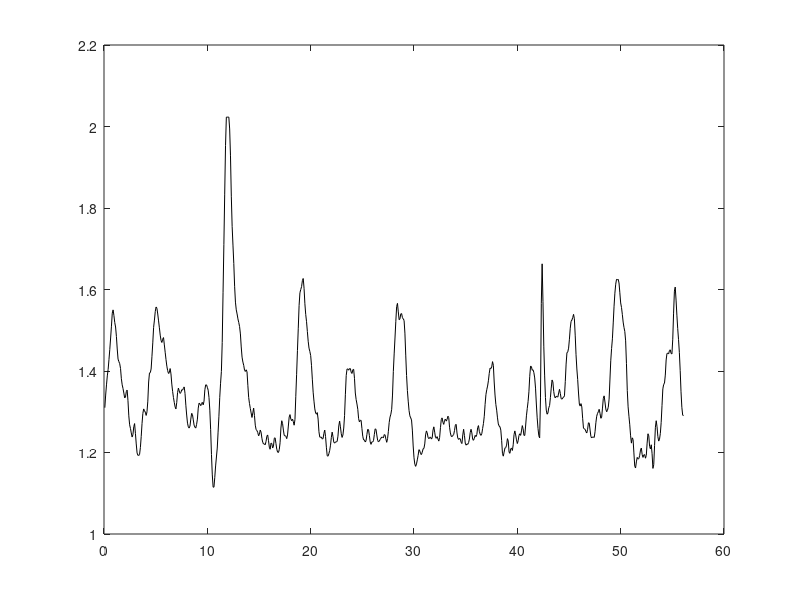

Here is the MATLAB script that generated this plot: (Note: this script raises an error after producing the figure.)
% Example 8.5 Apply a rectangular window lowpass filter to the noisey
%   respiratory signal. Show the signal before and after
%   filtering with 65 coefficients.  Use a Blackman
%   window to truncate the filter's impulse response.  
%
close all; clear all;
load Resp;                  % Get data includes sampleing freqeuncy (fs)
N = length(resp);           % Get data length
fs = 12.5;                  % Sample freqeuncy
t = (1:N)/fs;               % Time vector for plotting
L = 65;                     % Filter lengths
fc = 1/fs;                  % Cutoff frequency: 1.0 Hz
plot(t,resp+1,'k'); hold on;     % Plot original data
for k = 1:L                 % Generate sin(n)/n function Make symmetrical
    n = k-(L-1)/2 ;            % n = k - L1/2 where L1 even
    if n == 0
        b(k) = 2*fc;        % Case where denomonator is zero.
    else   
        b(k) = (sin(2*pi*fc*n))/(pi*n); %Filter impulse response
    end
end 
b = b.*blackman(L);          % Apply Blackman window
%
y = conv(resp,b,'same');     % Apply filter
plot(t,y,'k');
ylim([0 2.2]);
xlabel('Time (sec)','FontSize',14);
ylabel('Respiration (arbitrary  units)','FontSize',14);
